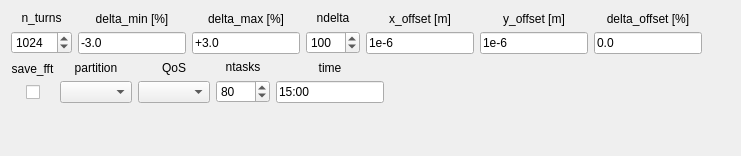
          <widget class="QWidget" name="tab_59">
           <attribute name="title">
            <string>Calculate</string>
           </attribute>
           <layout class="QVBoxLayout" name="verticalLayout_167">
            <item>
             <layout class="QHBoxLayout" name="horizontalLayout_119">
              <item>
               <layout class="QVBoxLayout" name="verticalLayout_202">
                <item>
                 <widget class="QLabel" name="label_53">
                  <property name="text">
                   <string>n_turns</string>
                  </property>
                  <property name="alignment">
                   <set>Qt::AlignCenter</set>
                  </property>
                 </widget>
                </item>
                <item>
                 <widget class="QSpinBox" name="spinBox_n_turns_nonlin_chrom_calc">
                  <property name="sizePolicy">
                   <sizepolicy hsizetype="Preferred" vsizetype="Fixed">
                    <horstretch>0</horstretch>
                    <verstretch>0</verstretch>
                   </sizepolicy>
                  </property>
                  <property name="minimum">
                   <number>3</number>
                  </property>
                  <property name="maximum">
                   <number>10000</number>
                  </property>
                  <property name="value">
                   <number>1024</number>
                  </property>
                 </widget>
                </item>
               </layout>
              </item>
              <item>
               <layout class="QVBoxLayout" name="verticalLayout_203">
                <item>
                 <widget class="QLabel" name="label_199">
                  <property name="text">
                   <string>delta_min [%]</string>
                  </property>
                  <property name="alignment">
                   <set>Qt::AlignCenter</set>
                  </property>
                 </widget>
                </item>
                <item>
                 <widget class="QLineEdit" name="lineEdit_delta_min_nonlin_chrom_calc">
                  <property name="sizePolicy">
                   <sizepolicy hsizetype="Preferred" vsizetype="Fixed">
                    <horstretch>0</horstretch>
                    <verstretch>0</verstretch>
                   </sizepolicy>
                  </property>
                  <property name="text">
                   <string>-3.0</string>
                  </property>
                 </widget>
                </item>
               </layout>
              </item>
              <item>
               <layout class="QVBoxLayout" name="verticalLayout_204">
                <item>
                 <widget class="QLabel" name="label_208">
                  <property name="text">
                   <string>delta_max [%]</string>
                  </property>
                  <property name="alignment">
                   <set>Qt::AlignCenter</set>
                  </property>
                 </widget>
                </item>
                <item>
                 <widget class="QLineEdit" name="lineEdit_delta_max_nonlin_chrom_calc">
                  <property name="sizePolicy">
                   <sizepolicy hsizetype="Preferred" vsizetype="Fixed">
                    <horstretch>0</horstretch>
                    <verstretch>0</verstretch>
                   </sizepolicy>
                  </property>
                  <property name="text">
                   <string>+3.0</string>
                  </property>
                 </widget>
                </item>
               </layout>
              </item>
              <item>
               <layout class="QVBoxLayout" name="verticalLayout_205">
                <item>
                 <widget class="QLabel" name="label_209">
                  <property name="text">
                   <string>ndelta</string>
                  </property>
                  <property name="alignment">
                   <set>Qt::AlignCenter</set>
                  </property>
                 </widget>
                </item>
                <item>
                 <widget class="QSpinBox" name="spinBox_ndelta_nonlin_chrom_calc">
                  <property name="sizePolicy">
                   <sizepolicy hsizetype="Preferred" vsizetype="Fixed">
                    <horstretch>0</horstretch>
                    <verstretch>0</verstretch>
                   </sizepolicy>
                  </property>
                  <property name="minimum">
                   <number>3</number>
                  </property>
                  <property name="maximum">
                   <number>1001</number>
                  </property>
                  <property name="value">
                   <number>100</number>
                  </property>
                 </widget>
                </item>
               </layout>
              </item>
              <item>
               <layout class="QVBoxLayout" name="verticalLayout_206">
                <item>
                 <widget class="QLabel" name="label_210">
                  <property name="text">
                   <string>x_offset [m]</string>
                  </property>
                  <property name="alignment">
                   <set>Qt::AlignCenter</set>
                  </property>
                 </widget>
                </item>
                <item>
                 <widget class="QLineEdit" name="lineEdit_x_offset_nonlin_chrom_calc">
                  <property name="sizePolicy">
                   <sizepolicy hsizetype="Preferred" vsizetype="Fixed">
                    <horstretch>0</horstretch>
                    <verstretch>0</verstretch>
                   </sizepolicy>
                  </property>
                  <property name="text">
                   <string>1e-6</string>
                  </property>
                 </widget>
                </item>
               </layout>
              </item>
              <item>
               <layout class="QVBoxLayout" name="verticalLayout_207">
                <item>
                 <widget class="QLabel" name="label_211">
                  <property name="text">
                   <string>y_offset [m]</string>
                  </property>
                  <property name="alignment">
                   <set>Qt::AlignCenter</set>
                  </property>
                 </widget>
                </item>
                <item>
                 <widget class="QLineEdit" name="lineEdit_y_offset_nonlin_chrom_calc">
                  <property name="sizePolicy">
                   <sizepolicy hsizetype="Preferred" vsizetype="Fixed">
                    <horstretch>0</horstretch>
                    <verstretch>0</verstretch>
                   </sizepolicy>
                  </property>
                  <property name="text">
                   <string>1e-6</string>
                  </property>
                 </widget>
                </item>
               </layout>
              </item>
              <item>
               <layout class="QVBoxLayout" name="verticalLayout_208">
                <item>
                 <widget class="QLabel" name="label_212">
                  <property name="text">
                   <string>delta_offset [%]</string>
                  </property>
                  <property name="alignment">
                   <set>Qt::AlignCenter</set>
                  </property>
                 </widget>
                </item>
                <item>
                 <widget class="QLineEdit" name="lineEdit_delta_offset_nonlin_chrom_calc">
                  <property name="sizePolicy">
                   <sizepolicy hsizetype="Preferred" vsizetype="Fixed">
                    <horstretch>0</horstretch>
                    <verstretch>0</verstretch>
                   </sizepolicy>
                  </property>
                  <property name="text">
                   <string>0.0</string>
                  </property>
                 </widget>
                </item>
               </layout>
              </item>
              <item>
               <spacer name="horizontalSpacer_81">
                <property name="orientation">
                 <enum>Qt::Horizontal</enum>
                </property>
                <property name="sizeHint" stdset="0">
                 <size>
                  <width>28</width>
                  <height>20</height>
                 </size>
                </property>
               </spacer>
              </item>
             </layout>
            </item>
            <item>
             <layout class="QHBoxLayout" name="horizontalLayout_97">
              <item>
               <layout class="QGridLayout" name="gridLayout_6">
                <item row="0" column="0" colspan="3">
                 <widget class="QLabel" name="label_213">
                  <property name="text">
                   <string>save_fft</string>
                  </property>
                  <property name="alignment">
                   <set>Qt::AlignCenter</set>
                  </property>
                 </widget>
                </item>
                <item row="1" column="0">
                 <spacer name="horizontalSpacer_82">
                  <property name="orientation">
                   <enum>Qt::Horizontal</enum>
                  </property>
                  <property name="sizeType">
                   <enum>QSizePolicy::Preferred</enum>
                  </property>
                  <property name="sizeHint" stdset="0">
                   <size>
                    <width>5</width>
                    <height>20</height>
                   </size>
                  </property>
                 </spacer>
                </item>
                <item row="1" column="1">
                 <widget class="QCheckBox" name="checkBox_save_fft_nonlin_chrom_calc">
                  <property name="maximumSize">
                   <size>
                    <width>16</width>
                    <height>16777215</height>
                   </size>
                  </property>
                  <property name="text">
                   <string/>
                  </property>
                 </widget>
                </item>
                <item row="1" column="2">
                 <spacer name="horizontalSpacer_83">
                  <property name="orientation">
                   <enum>Qt::Horizontal</enum>
                  </property>
                  <property name="sizeType">
                   <enum>QSizePolicy::Preferred</enum>
                  </property>
                  <property name="sizeHint" stdset="0">
                   <size>
                    <width>5</width>
                    <height>20</height>
                   </size>
                  </property>
                 </spacer>
                </item>
               </layout>
              </item>
              <item>
               <layout class="QVBoxLayout" name="verticalLayout_209">
                <item>
                 <widget class="QLabel" name="label_214">
                  <property name="text">
                   <string>partition</string>
                  </property>
                  <property name="alignment">
                   <set>Qt::AlignCenter</set>
                  </property>
                 </widget>
                </item>
                <item>
                 <widget class="QComboBox" name="comboBox_partition_nonlin_chrom_calc">
                  <property name="sizePolicy">
                   <sizepolicy hsizetype="Preferred" vsizetype="Fixed">
                    <horstretch>0</horstretch>
                    <verstretch>0</verstretch>
                   </sizepolicy>
                  </property>
                  <property name="currentIndex">
                   <number>-1</number>
                  </property>
                 </widget>
                </item>
               </layout>
              </item>
              <item>
               <layout class="QVBoxLayout" name="verticalLayout_222">
                <item>
                 <widget class="QLabel" name="label_224">
                  <property name="text">
                   <string>QoS</string>
                  </property>
                  <property name="alignment">
                   <set>Qt::AlignCenter</set>
                  </property>
                 </widget>
                </item>
                <item>
                 <widget class="QComboBox" name="comboBox_qos_nonlin_chrom_calc">
                  <property name="sizePolicy">
                   <sizepolicy hsizetype="Preferred" vsizetype="Fixed">
                    <horstretch>0</horstretch>
                    <verstretch>0</verstretch>
                   </sizepolicy>
                  </property>
                  <property name="currentIndex">
                   <number>-1</number>
                  </property>
                 </widget>
                </item>
               </layout>
              </item>
              <item>
               <layout class="QVBoxLayout" name="verticalLayout_210">
                <item>
                 <widget class="QLabel" name="label_215">
                  <property name="text">
                   <string>ntasks</string>
                  </property>
                  <property name="alignment">
                   <set>Qt::AlignCenter</set>
                  </property>
                 </widget>
                </item>
                <item>
                 <widget class="QSpinBox" name="spinBox_ntasks_nonlin_chrom_calc">
                  <property name="sizePolicy">
                   <sizepolicy hsizetype="Preferred" vsizetype="Fixed">
                    <horstretch>0</horstretch>
                    <verstretch>0</verstretch>
                   </sizepolicy>
                  </property>
                  <property name="specialValueText">
                   <string/>
                  </property>
                  <property name="minimum">
                   <number>2</number>
                  </property>
                  <property name="maximum">
                   <number>1000</number>
                  </property>
                  <property name="singleStep">
                   <number>2</number>
                  </property>
                  <property name="value">
                   <number>80</number>
                  </property>
                 </widget>
                </item>
               </layout>
              </item>
              <item>
               <layout class="QVBoxLayout" name="verticalLayout_211">
                <item>
                 <widget class="QLabel" name="label_time_common_17">
                  <property name="text">
                   <string>time</string>
                  </property>
                  <property name="alignment">
                   <set>Qt::AlignCenter</set>
                  </property>
                 </widget>
                </item>
                <item>
                 <widget class="QLineEdit" name="lineEdit_time_nonlin_chrom_calc">
                  <property name="sizePolicy">
                   <sizepolicy hsizetype="Preferred" vsizetype="Fixed">
                    <horstretch>0</horstretch>
                    <verstretch>0</verstretch>
                   </sizepolicy>
                  </property>
                  <property name="toolTip">
                   <string>days-hours:minutes:seconds (&quot;days&quot; and &quot;hours&quot; are optional. For example, use &quot;5:00&quot; if you want 5 minutes.) Leave empty if you want to run up to the queue time limit.</string>
                  </property>
                  <property name="text">
                   <string>15:00</string>
                  </property>
                 </widget>
                </item>
               </layout>
              </item>
              <item>
               <spacer name="horizontalSpacer_85">
                <property name="orientation">
                 <enum>Qt::Horizontal</enum>
                </property>
                <property name="sizeHint" stdset="0">
                 <size>
                  <width>40</width>
                  <height>20</height>
                 </size>
                </property>
               </spacer>
              </item>
             </layout>
            </item>
            <item>
             <spacer name="verticalSpacer_15">
              <property name="orientation">
               <enum>Qt::Vertical</enum>
              </property>
              <property name="sizeHint" stdset="0">
               <size>
                <width>20</width>
                <height>42</height>
               </size>
              </property>
             </spacer>
            </item>
           </layout>
          </widget>
